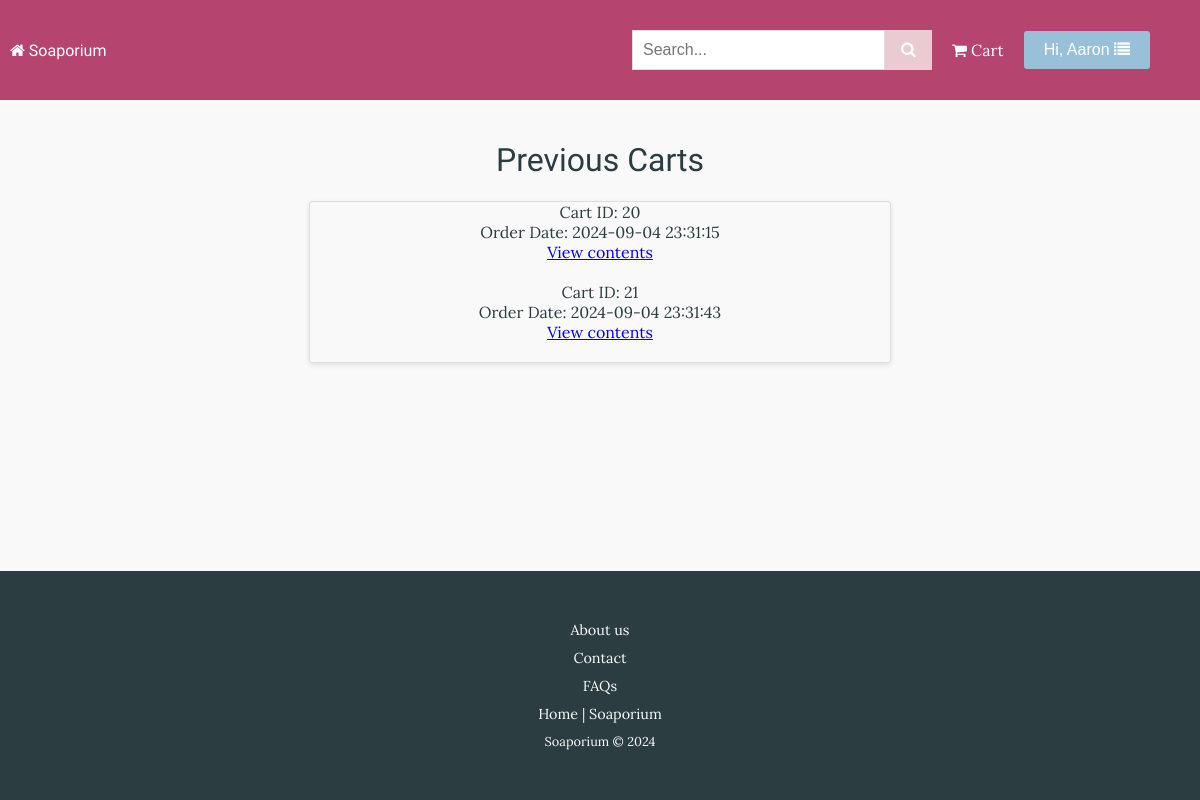
/previous_carts (signed in), run on the app's committed database.
### tables this page shows
CREATE TABLE User (userid INTEGER PRIMARY KEY AUTOINCREMENT, fname TEXT NOT NULL, lname TEXT NOT NULL, housenum INTEGER, street TEXT, suburb TEXT, town TEXT, region TEXT, country TEXT, postcode INTEGER, email TEXT NOT NULL, password TEXT NOT NULL);

CREATE TABLE Cart (cartid INTEGER PRIMARY KEY AUTOINCREMENT, userid INTEGER REFERENCES User (userid), order_date DATETIME, status TEXT);

### routes.py (the view)
@app.route("/previous_carts")
def previous_carts():
    userid = session.get("userid")
    if not userid:
        flash("Please log in to view your previous carts")
        return redirect(url_for("login"))
    sql = "SELECT * FROM Cart WHERE userid = ? AND status = 'completed'"
    completed_carts = execute_query(sql, (userid,), False, True, False)
    return render_template("previous_carts.html",
                           completed_carts=completed_carts)

### routes.py (called while the page is built)
def execute_query(sql, params=(), fetchone=False,
                  fetchall=False, commit=False):
    connection = sqlite3.connect("Soap.db")
    cursor = connection.cursor()
    result = None
    try:
        cursor.execute(sql, params)
        if commit:
            connection.commit()
        if fetchone:
            result = cursor.fetchone()
        elif fetchall:
            result = cursor.fetchall()
    except sqlite3.Error as e:
        app.logger.error(f"Database error: {e}")
        raise
    finally:
        connection.close()
    return result

@app.context_processor
def inject_user_firstname():
    user_firstname = None
    userid = session.get("userid")
    if userid:
        sql = "SELECT fname FROM User WHERE userid = ?"
        user = execute_query(sql, (userid,), True, False, False)
        if user:
            user_firstname = user[0]
    return dict(user_firstname=user_firstname)

### templates/previous_carts.html (shortened to what this page needs)
{% extends "layout.html" %}
{% block content %}
<h1>Previous Carts</h1>
<div class="content-wrapper">
    {% if completed_carts and completed_carts|length > 0 %}
    <div class="previous-carts-list">
        <ul>
            {% for cart in completed_carts %}
            <li>
                Cart ID: {{ cart[0] }}
                <br>
                Order Date: {{ cart[2] }}
                <br>
                <a href="{{ url_for('view_previous_order', cartid=cart[0]) }}">View contents</a>
                <br>
                <br>
            </li>
            {% endfor %}
        </ul>
    </div>
    {% else %}
    <p>No previous carts found.</p>
    {% endif %}
</div>
{% endblock %}

### templates/layout.html (shortened to what this page needs)
<!DOCTYPE html>
<html lang="en">
<head>
    <link rel="stylesheet" href="{{ url_for('static', filename='styles.css') }}">
    <link rel="stylesheet" href="https://cdnjs.cloudflare.com/ajax/libs/font-awesome/4.7.0/css/font-awesome.min.css">
</head>
<body>
    <div class="top-bar">
        <a href="{{ url_for('home') }}" class="home-link"><i class="fa fa-home"></i> Soaporium</a>
        <nav class="navbar">
            <ul class="nav-links">
                <li class="search-bar">
                    <form action="{{ url_for('search') }}" method="get">
                        <div class="input-wrapper">
                            <input type="text" name="search_term" placeholder="Search...">
                            <button type="submit"><i class="fa fa-search"></i></button>
                        </div>
                    </form>
                </li>
                {% if session.get("userid") %}
                <li><a href="{{ url_for('view_current_cart') }}"><i class="fa fa-shopping-cart"></i> Cart</a></li>
                <li class="user-dropdown">
                    <button class="user-dropdown-btn">Hi, {{ user_firstname }} <i class="fa fa-list"></i></button>
                </li>
                {% else %}
                <li><a href="{{ url_for('login') }}">Login</a></li>
                <li><a href="{{ url_for('signup') }}">Sign up</a></li>
                {% endif %}
            </ul>
        </nav>
    </div>
    <div class="content">
        {% block content %}{% endblock %}
    </div>
    <div class="footer">
        <div class="footer links">
            <p><a href="{{ url_for('about') }}">About us</a></p>
            <p><a href="{{ url_for('customer_service') }}">Contact</a></p>
            <p><a href="{{ url_for('faqs')}}">FAQs</a></p>
            <p><a href="{{ url_for('home') }}">Home | Soaporium</a></p>
            <p>Soaporium &COPY; 2024</p>
        </div>
    </div>
</body>
</html>

### static/styles.css (style rules this page uses)
body { font-family: 'Lora', serif; margin: 0; padding: 0; background-color: #faf9f9; color: #2b3d41; display: flex; flex-direction: column; min-height: 100vh; }
h1, h2, h3, h4, h5, h6, .home-link { font-family: "Gorditas", serif; font-weight: 100; text-align: center; }
ul, li { list-style-type: none; margin: 0; padding: 0; }
.top-bar { height: 5em; background-color: #b5446e; color: #fff; padding: 10px; display: flex; justify-content: space-between; align-items: center; position: sticky; top: 0; z-index: 1; }
.home-link, .nav-links li a { color: #fff; text-decoration: none; }
.navbar { background-color: #b5446e; color: #fff; display: flex; justify-content: space-between; align-items: center; padding: 0 20px; }
.nav-links { display: flex; align-items: center; flex-wrap: wrap; }
.nav-links li { margin-right: 20px; }
.search-bar { max-width: 300px; }
input[type="text"], input[type="password"] { padding: 10px; font-size: 16px; border: 1px solid #ddd; width: 100%; flex: 1; box-sizing: border-box; }
.input-wrapper, .update-form { display: flex; align-items: center; width: 100%; }
.input-wrapper input { flex-grow: 1; padding-right: 40px; }
.input-wrapper button { width: auto; padding: 10px 15px; background-color: #eacbd2; color: #fff; border: 1px solid #eacbd2; cursor: pointer; font-size: 16px; flex-shrink: 0; }
.content { padding: 20px; }
.previous-carts-list { width: 50%; margin-bottom: 20px; justify-content: center; border: 1px solid #ddd; border-radius: 5px; overflow: hidden; box-shadow: 0 2px 5px rgba(0, 0, 0, 0.1); }
.content-wrapper { display: flex; justify-content: center; align-items: center; }
.footer { background-color: #2b3d41; padding: 20px; color: #faf9f9; margin-top: auto; flex-shrink: 0; text-align: center; }
.footer a { color: #faf9f9; text-decoration: none; margin: 0 10px; font-size: 0.9rem; }
.footer p { margin: 10px 0; font-size: 0.8rem; }
.add-to-cart, .user-dropdown-btn, .cancel-button, .update-button, .quantity-button { display: inline-block; padding: 10px 20px; font-size: 16px; background-color: #98c1d9; color: #fff; border: none; border-radius: 3px; cursor: pointer; text-decoration: none; }
.user-dropdown { position: relative; }
.user-dropdown-btn { padding: 10px 20px; font-size: 16px; background-color: #98c1d9; color: #fff; border: none; border-radius: 3px; cursor: pointer; text-decoration: none; display: inline-block; }
.previous-carts-list { text-align: center; border-radius: 3px; }

### data on the page
User: fname "Aaron"
Cart: cartid "20", order_date "2024-09-04 23:31:15"
Cart: cartid "21", order_date "2024-09-04 23:31:43"
